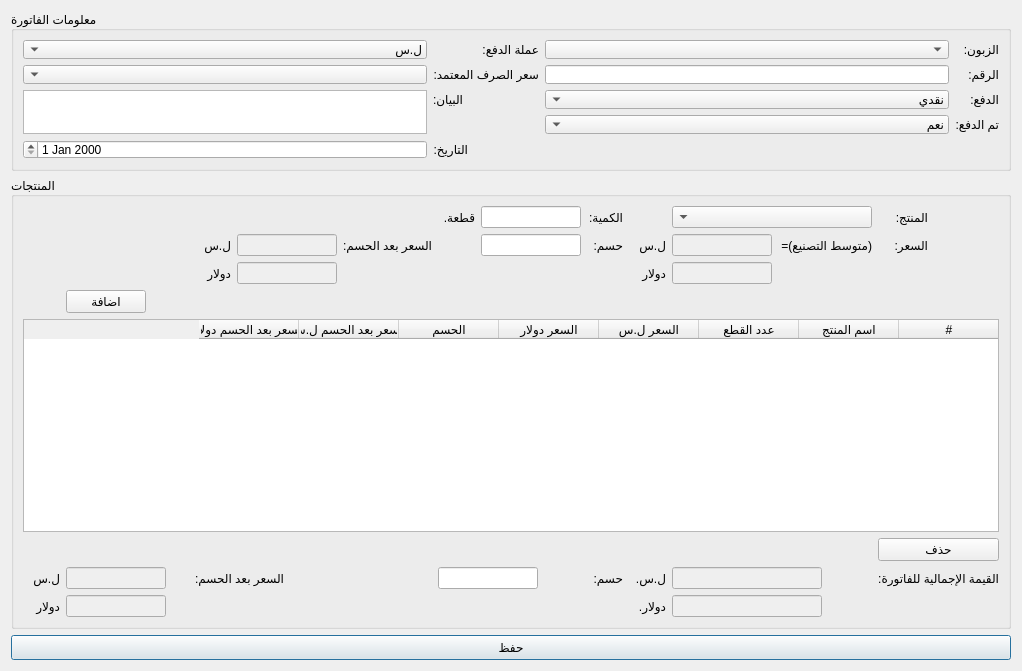
<?xml version="1.0" encoding="UTF-8"?>
<ui version="4.0">
 <class>NewSampleInvoice</class>
 <widget class="QDialog" name="NewSampleInvoice">
  <property name="geometry">
   <rect>
    <x>0</x>
    <y>0</y>
    <width>1022</width>
    <height>671</height>
   </rect>
  </property>
  <property name="windowTitle">
   <string>فاتورة نماذج</string>
  </property>
  <property name="windowIcon">
   <iconset>
    <normaloff>graphics/icon.xpm</normaloff>graphics/icon.xpm</iconset>
  </property>
  <layout class="QGridLayout" name="gridLayout_3">
   <item row="2" column="0">
    <widget class="QPushButton" name="save_btn">
     <property name="minimumSize">
      <size>
       <width>0</width>
       <height>25</height>
      </size>
     </property>
     <property name="text">
      <string>حفظ</string>
     </property>
    </widget>
   </item>
   <item row="0" column="0">
    <widget class="QGroupBox" name="groupBox">
     <property name="maximumSize">
      <size>
       <width>16777215</width>
       <height>160</height>
      </size>
     </property>
     <property name="title">
      <string>معلومات الفاتورة</string>
     </property>
     <layout class="QGridLayout" name="gridLayout_2">
      <item row="4" column="5">
       <widget class="QComboBox" name="paid_combobox">
        <property name="layoutDirection">
         <enum>Qt::RightToLeft</enum>
        </property>
        <item>
         <property name="text">
          <string>نعم</string>
         </property>
        </item>
        <item>
         <property name="text">
          <string>لا</string>
         </property>
        </item>
       </widget>
      </item>
      <item row="0" column="5">
       <widget class="QComboBox" name="clients_combobox"/>
      </item>
      <item row="1" column="1">
       <widget class="QComboBox" name="exchange_combobox">
        <property name="layoutDirection">
         <enum>Qt::RightToLeft</enum>
        </property>
       </widget>
      </item>
      <item row="1" column="5">
       <widget class="QLineEdit" name="number_input"/>
      </item>
      <item row="5" column="2">
       <widget class="QLabel" name="label_12">
        <property name="maximumSize">
         <size>
          <width>35</width>
          <height>16777215</height>
         </size>
        </property>
        <property name="text">
         <string>التاريخ:</string>
        </property>
       </widget>
      </item>
      <item row="5" column="1">
       <widget class="QDateEdit" name="date_input">
        <property name="layoutDirection">
         <enum>Qt::RightToLeft</enum>
        </property>
       </widget>
      </item>
      <item row="1" column="2">
       <widget class="QLabel" name="label_4">
        <property name="text">
         <string>سعر الصرف المعتمد:</string>
        </property>
       </widget>
      </item>
      <item row="0" column="1">
       <widget class="QComboBox" name="currency_combobox">
        <property name="layoutDirection">
         <enum>Qt::RightToLeft</enum>
        </property>
        <item>
         <property name="text">
          <string>ل.س</string>
         </property>
        </item>
        <item>
         <property name="text">
          <string>دولار</string>
         </property>
        </item>
       </widget>
      </item>
      <item row="3" column="5">
       <widget class="QComboBox" name="payment_combobox">
        <property name="layoutDirection">
         <enum>Qt::RightToLeft</enum>
        </property>
        <item>
         <property name="text">
          <string>نقدي</string>
         </property>
        </item>
        <item>
         <property name="text">
          <string>مؤجل</string>
         </property>
        </item>
       </widget>
      </item>
      <item row="1" column="6">
       <widget class="QLabel" name="label_2">
        <property name="text">
         <string>الرقم:</string>
        </property>
       </widget>
      </item>
      <item row="3" column="2">
       <widget class="QLabel" name="label_5">
        <property name="maximumSize">
         <size>
          <width>30</width>
          <height>16777215</height>
         </size>
        </property>
        <property name="text">
         <string>البيان:</string>
        </property>
       </widget>
      </item>
      <item row="0" column="2">
       <widget class="QLabel" name="label_25">
        <property name="text">
         <string>عملة الدفع:</string>
        </property>
       </widget>
      </item>
      <item row="4" column="6">
       <widget class="QLabel" name="label_24">
        <property name="text">
         <string>تم الدفع:</string>
        </property>
       </widget>
      </item>
      <item row="3" column="1" rowspan="2">
       <widget class="QTextEdit" name="statement_input"/>
      </item>
      <item row="3" column="6">
       <widget class="QLabel" name="label_3">
        <property name="text">
         <string>الدفع:</string>
        </property>
       </widget>
      </item>
      <item row="0" column="6">
       <widget class="QLabel" name="label">
        <property name="text">
         <string>الزبون:</string>
        </property>
       </widget>
      </item>
     </layout>
    </widget>
   </item>
   <item row="1" column="0">
    <widget class="QGroupBox" name="groupBox_2">
     <property name="title">
      <string>المنتجات</string>
     </property>
     <layout class="QGridLayout" name="gridLayout_4">
      <item row="6" column="12">
       <widget class="QPushButton" name="delete_btn">
        <property name="text">
         <string>حذف</string>
        </property>
       </widget>
      </item>
      <item row="7" column="12">
       <widget class="QLabel" name="label_8">
        <property name="text">
         <string>القيمة الإجمالية للفاتورة:</string>
        </property>
       </widget>
      </item>
      <item row="1" column="4">
       <widget class="QLineEdit" name="price_after_discount_sp_input">
        <property name="enabled">
         <bool>false</bool>
        </property>
        <property name="sizePolicy">
         <sizepolicy hsizetype="Minimum" vsizetype="Fixed">
          <horstretch>0</horstretch>
          <verstretch>0</verstretch>
         </sizepolicy>
        </property>
        <property name="maximumSize">
         <size>
          <width>100</width>
          <height>16777215</height>
         </size>
        </property>
       </widget>
      </item>
      <item row="0" column="10" colspan="2">
       <widget class="QComboBox" name="products_combobox">
        <property name="sizePolicy">
         <sizepolicy hsizetype="Preferred" vsizetype="Fixed">
          <horstretch>0</horstretch>
          <verstretch>0</verstretch>
         </sizepolicy>
        </property>
        <property name="minimumSize">
         <size>
          <width>200</width>
          <height>0</height>
         </size>
        </property>
        <property name="layoutDirection">
         <enum>Qt::RightToLeft</enum>
        </property>
       </widget>
      </item>
      <item row="7" column="9">
       <widget class="QLabel" name="label_9">
        <property name="text">
         <string>ل.س.</string>
        </property>
       </widget>
      </item>
      <item row="2" column="10">
       <widget class="QLineEdit" name="price_usd_input">
        <property name="enabled">
         <bool>false</bool>
        </property>
        <property name="sizePolicy">
         <sizepolicy hsizetype="Minimum" vsizetype="Fixed">
          <horstretch>0</horstretch>
          <verstretch>0</verstretch>
         </sizepolicy>
        </property>
        <property name="maximumSize">
         <size>
          <width>100</width>
          <height>16777215</height>
         </size>
        </property>
       </widget>
      </item>
      <item row="7" column="10" colspan="2">
       <widget class="QLineEdit" name="result_sp_input">
        <property name="enabled">
         <bool>false</bool>
        </property>
        <property name="maximumSize">
         <size>
          <width>150</width>
          <height>16777215</height>
         </size>
        </property>
       </widget>
      </item>
      <item row="8" column="10" colspan="2">
       <widget class="QLineEdit" name="result_usd_input">
        <property name="enabled">
         <bool>false</bool>
        </property>
        <property name="maximumSize">
         <size>
          <width>150</width>
          <height>16777215</height>
         </size>
        </property>
       </widget>
      </item>
      <item row="1" column="7">
       <widget class="QLineEdit" name="discount_input">
        <property name="sizePolicy">
         <sizepolicy hsizetype="Minimum" vsizetype="Fixed">
          <horstretch>0</horstretch>
          <verstretch>0</verstretch>
         </sizepolicy>
        </property>
        <property name="maximumSize">
         <size>
          <width>100</width>
          <height>16777215</height>
         </size>
        </property>
       </widget>
      </item>
      <item row="1" column="5">
       <widget class="QLabel" name="label_17">
        <property name="maximumSize">
         <size>
          <width>90</width>
          <height>16777215</height>
         </size>
        </property>
        <property name="text">
         <string>السعر بعد الحسم:</string>
        </property>
       </widget>
      </item>
      <item row="5" column="0" colspan="13">
       <widget class="QTableWidget" name="items_table">
        <property name="maximumSize">
         <size>
          <width>16777215</width>
          <height>500</height>
         </size>
        </property>
        <property name="layoutDirection">
         <enum>Qt::RightToLeft</enum>
        </property>
        <column>
         <property name="text">
          <string>#</string>
         </property>
         <property name="font">
          <font>
           <kerning>true</kerning>
          </font>
         </property>
        </column>
        <column>
         <property name="text">
          <string>اسم المنتج</string>
         </property>
        </column>
        <column>
         <property name="text">
          <string>عدد القطع</string>
         </property>
        </column>
        <column>
         <property name="text">
          <string>السعر ل.س</string>
         </property>
        </column>
        <column>
         <property name="text">
          <string>السعر دولار</string>
         </property>
        </column>
        <column>
         <property name="text">
          <string>الحسم</string>
         </property>
        </column>
        <column>
         <property name="text">
          <string>السعر بعد الحسم ل.س</string>
         </property>
        </column>
        <column>
         <property name="text">
          <string>السعر بعد الحسم دولار</string>
         </property>
        </column>
       </widget>
      </item>
      <item row="8" column="9">
       <widget class="QLabel" name="label_10">
        <property name="text">
         <string>دولار.</string>
        </property>
       </widget>
      </item>
      <item row="0" column="8">
       <widget class="QLabel" name="label_7">
        <property name="maximumSize">
         <size>
          <width>40</width>
          <height>16777215</height>
         </size>
        </property>
        <property name="text">
         <string>الكمية:</string>
        </property>
       </widget>
      </item>
      <item row="0" column="7">
       <widget class="QLineEdit" name="quantity_input">
        <property name="sizePolicy">
         <sizepolicy hsizetype="Minimum" vsizetype="Fixed">
          <horstretch>0</horstretch>
          <verstretch>0</verstretch>
         </sizepolicy>
        </property>
        <property name="maximumSize">
         <size>
          <width>100</width>
          <height>16777215</height>
         </size>
        </property>
       </widget>
      </item>
      <item row="1" column="8">
       <widget class="QLabel" name="label_16">
        <property name="maximumSize">
         <size>
          <width>40</width>
          <height>16777215</height>
         </size>
        </property>
        <property name="text">
         <string>حسم:</string>
        </property>
       </widget>
      </item>
      <item row="8" column="0">
       <widget class="QLabel" name="label_22">
        <property name="maximumSize">
         <size>
          <width>50</width>
          <height>16777215</height>
         </size>
        </property>
        <property name="text">
         <string>دولار</string>
        </property>
       </widget>
      </item>
      <item row="1" column="9">
       <widget class="QLabel" name="label_14">
        <property name="maximumSize">
         <size>
          <width>50</width>
          <height>16777215</height>
         </size>
        </property>
        <property name="text">
         <string>ل.س</string>
        </property>
       </widget>
      </item>
      <item row="2" column="4">
       <widget class="QLineEdit" name="price_after_discount_usd_input">
        <property name="enabled">
         <bool>false</bool>
        </property>
        <property name="sizePolicy">
         <sizepolicy hsizetype="Minimum" vsizetype="Fixed">
          <horstretch>0</horstretch>
          <verstretch>0</verstretch>
         </sizepolicy>
        </property>
        <property name="maximumSize">
         <size>
          <width>100</width>
          <height>16777215</height>
         </size>
        </property>
       </widget>
      </item>
      <item row="0" column="6">
       <widget class="QLabel" name="label_11">
        <property name="text">
         <string>قطعة.</string>
        </property>
       </widget>
      </item>
      <item row="2" column="3">
       <widget class="QLabel" name="label_19">
        <property name="maximumSize">
         <size>
          <width>50</width>
          <height>16777215</height>
         </size>
        </property>
        <property name="text">
         <string>دولار</string>
        </property>
       </widget>
      </item>
      <item row="1" column="3">
       <widget class="QLabel" name="label_18">
        <property name="maximumSize">
         <size>
          <width>50</width>
          <height>16777215</height>
         </size>
        </property>
        <property name="text">
         <string>ل.س</string>
        </property>
       </widget>
      </item>
      <item row="7" column="3" colspan="3">
       <widget class="QLabel" name="label_20">
        <property name="maximumSize">
         <size>
          <width>90</width>
          <height>16777215</height>
         </size>
        </property>
        <property name="text">
         <string>السعر بعد الحسم:</string>
        </property>
       </widget>
      </item>
      <item row="7" column="1" colspan="2">
       <widget class="QLineEdit" name="result_after_discount_sp_input">
        <property name="enabled">
         <bool>false</bool>
        </property>
        <property name="sizePolicy">
         <sizepolicy hsizetype="Minimum" vsizetype="Fixed">
          <horstretch>0</horstretch>
          <verstretch>0</verstretch>
         </sizepolicy>
        </property>
        <property name="maximumSize">
         <size>
          <width>100</width>
          <height>16777215</height>
         </size>
        </property>
       </widget>
      </item>
      <item row="7" column="8">
       <widget class="QLabel" name="label_23">
        <property name="maximumSize">
         <size>
          <width>40</width>
          <height>16777215</height>
         </size>
        </property>
        <property name="text">
         <string>حسم:</string>
        </property>
       </widget>
      </item>
      <item row="1" column="10">
       <widget class="QLineEdit" name="price_sp_input">
        <property name="enabled">
         <bool>false</bool>
        </property>
        <property name="sizePolicy">
         <sizepolicy hsizetype="Minimum" vsizetype="Fixed">
          <horstretch>0</horstretch>
          <verstretch>0</verstretch>
         </sizepolicy>
        </property>
        <property name="maximumSize">
         <size>
          <width>100</width>
          <height>16777215</height>
         </size>
        </property>
       </widget>
      </item>
      <item row="3" column="1">
       <widget class="QPushButton" name="add_btn">
        <property name="text">
         <string>اضافة</string>
        </property>
       </widget>
      </item>
      <item row="8" column="1" colspan="2">
       <widget class="QLineEdit" name="result_after_discount_usd_input">
        <property name="enabled">
         <bool>false</bool>
        </property>
        <property name="sizePolicy">
         <sizepolicy hsizetype="Minimum" vsizetype="Fixed">
          <horstretch>0</horstretch>
          <verstretch>0</verstretch>
         </sizepolicy>
        </property>
        <property name="maximumSize">
         <size>
          <width>100</width>
          <height>16777215</height>
         </size>
        </property>
       </widget>
      </item>
      <item row="2" column="9">
       <widget class="QLabel" name="label_15">
        <property name="maximumSize">
         <size>
          <width>50</width>
          <height>16777215</height>
         </size>
        </property>
        <property name="text">
         <string>دولار</string>
        </property>
       </widget>
      </item>
      <item row="7" column="0">
       <widget class="QLabel" name="label_21">
        <property name="maximumSize">
         <size>
          <width>50</width>
          <height>16777215</height>
         </size>
        </property>
        <property name="text">
         <string>ل.س</string>
        </property>
       </widget>
      </item>
      <item row="7" column="6" colspan="2">
       <widget class="QLineEdit" name="result_discount_input">
        <property name="enabled">
         <bool>true</bool>
        </property>
        <property name="sizePolicy">
         <sizepolicy hsizetype="Minimum" vsizetype="Fixed">
          <horstretch>0</horstretch>
          <verstretch>0</verstretch>
         </sizepolicy>
        </property>
        <property name="maximumSize">
         <size>
          <width>100</width>
          <height>16777215</height>
         </size>
        </property>
       </widget>
      </item>
      <item row="0" column="12">
       <widget class="QLabel" name="label_6">
        <property name="maximumSize">
         <size>
          <width>50</width>
          <height>16777215</height>
         </size>
        </property>
        <property name="text">
         <string>المنتج:</string>
        </property>
       </widget>
      </item>
      <item row="1" column="12">
       <widget class="QLabel" name="label_13">
        <property name="maximumSize">
         <size>
          <width>50</width>
          <height>16777215</height>
         </size>
        </property>
        <property name="text">
         <string>السعر:</string>
        </property>
       </widget>
      </item>
      <item row="1" column="11">
       <widget class="QLabel" name="label_26">
        <property name="text">
         <string>(متوسط التصنيع)=</string>
        </property>
       </widget>
      </item>
     </layout>
    </widget>
   </item>
  </layout>
 </widget>
 <resources/>
 <connections/>
</ui>
